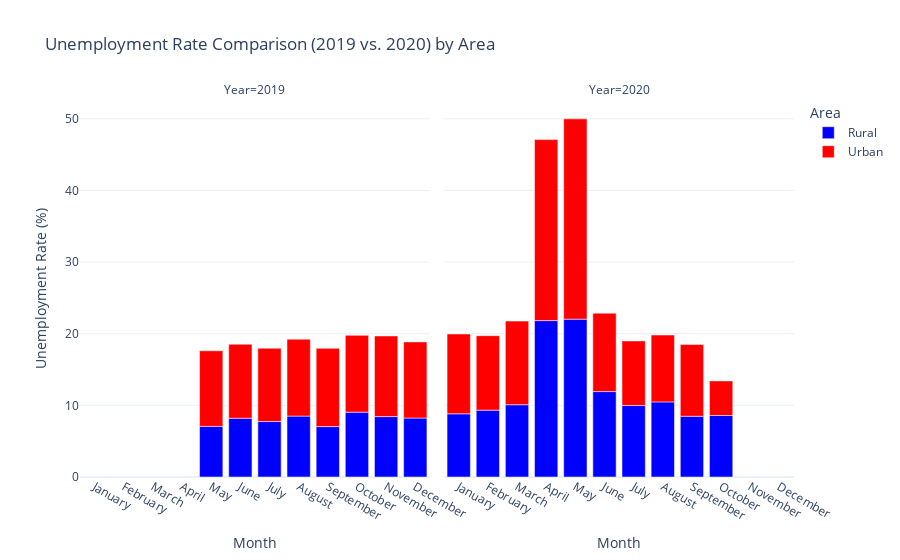

Source (notebook cell):
### Code cell
month_order = ['January', 'February', 'March', 'April', 'May', 'June', 'July', 'August', 'September', 'October', 'November', 'December']

df['Month'] = pd.Categorical(df['Month'], categories=month_order, ordered=True)
df_2019 = df[df['Year'] == 2019]
df_2020 = df[df['Year'] == 2020]

avg_unemployment_2019 = df_2019.groupby(['Month', 'Area'])['Estimated Unemployment Rate'].mean().reset_index()
avg_unemployment_2020 = df_2020.groupby(['Month', 'Area'])['Estimated Unemployment Rate'].mean().reset_index()

avg_unemployment_2019['Year'] = 2019
avg_unemployment_2020['Year'] = 2020

combined_df = pd.concat([avg_unemployment_2019, avg_unemployment_2020], ignore_index=True)

fig = px.bar(combined_df, x='Month', y='Estimated Unemployment Rate', color='Area', facet_col='Year',
             labels={'Estimated Unemployment Rate': 'Unemployment Rate (%)'},
             title='Unemployment Rate Comparison (2019 vs. 2020) by Area',
             color_discrete_map={'Rural': 'blue', 'Urban': 'red'})

fig.update_layout(
    xaxis_title='Month',
    yaxis_title='Unemployment Rate (%)',
    template='plotly_white'
)

fig.show()

### Figure 1 — Plotly figure (JSON) as saved in the notebook; plotly's stock layout.template omitted (floating-point values rounded to 4 significant figures)
{"data": [{"alignmentgroup": "True", "hovertemplate": "Area=Rural<br>Year=2019<br>Month=%{x}<br>Unemployment Rate (%)=%{y}<extra></extra>", "legendgroup": "Rural", "marker": {"color": "blue", "pattern": {"shape": ""}}, "name": "Rural", "offsetgroup": "Rural", "orientation": "v", "showlegend": true, "textposition": "auto", "type": "bar", "x": ["January", "February", "March", "April", "May", "June", "July", "August", "September", "October", "November", "December"], "xaxis": "x", "y": [null, null, null, null, 7.068, 8.201, 7.742, 8.503, 7.037, 9.051, 8.432, 8.234], "yaxis": "y"}, {"alignmentgroup": "True", "hovertemplate": "Area=Rural<br>Year=2020<br>Month=%{x}<br>Unemployment Rate (%)=%{y}<extra></extra>", "legendgroup": "Rural", "marker": {"color": "blue", "pattern": {"shape": ""}}, "name": "Rural", "offsetgroup": "Rural", "orientation": "v", "showlegend": false, "textposition": "auto", "type": "bar", "x": ["January", "February", "March", "April", "May", "June", "July", "August", "September", "October", "November", "December"], "xaxis": "x2", "y": [8.822, 9.333, 10.09, 21.83, 22.03, 11.92, 9.977, 10.48, 8.479, 8.583, null, null], "yaxis": "y2"}, {"alignmentgroup": "True", "hovertemplate": "Area=Urban<br>Year=2019<br>Month=%{x}<br>Unemployment Rate (%)=%{y}<extra></extra>", "legendgroup": "Urban", "marker": {"color": "red", "pattern": {"shape": ""}}, "name": "Urban", "offsetgroup": "Urban", "orientation": "v", "showlegend": true, "textposition": "auto", "type": "bar", "x": ["January", "February", "March", "April", "May", "June", "July", "August", "September", "October", "November", "December"], "xaxis": "x", "y": [null, null, null, null, 10.55, 10.33, 10.23, 10.73, 10.92, 10.72, 11.25, 10.63], "yaxis": "y"}, {"alignmentgroup": "True", "hovertemplate": "Area=Urban<br>Year=2020<br>Month=%{x}<br>Unemployment Rate (%)=%{y}<extra></extra>", "legendgroup": "Urban", "marker": {"color": "red", "pattern": {"shape": ""}}, "name": "Urban", "offsetgroup": "Urban", "orientation": "v", "showlegend": false, "textposition": "auto", "type": "bar", "x": ["January", "February", "March", "April", "May", "June", "July", "August", "September", "October", "November", "December"], "xaxis": "x2", "y": [11.14, 10.39, 11.67, 25.26, 27.95, 10.95, 9.018, 9.332, 10.01, 4.828, null, null], "yaxis": "y2"}], "layout": {"annotations": [{"font": {}, "showarrow": false, "text": "Year=2019", "x": 0.245, "xanchor": "center", "xref": "paper", "y": 1, "yanchor": "bottom", "yref": "paper"}, {"font": {}, "showarrow": false, "text": "Year=2020", "x": 0.755, "xanchor": "center", "xref": "paper", "y": 1, "yanchor": "bottom", "yref": "paper"}], "barmode": "relative", "legend": {"title": {"text": "Area"}, "tracegroupgap": 0}, "title": {"text": "Unemployment Rate Comparison (2019 vs. 2020) by Area"}, "xaxis": {"anchor": "y", "domain": [0, 0.49], "title": {"text": "Month"}}, "xaxis2": {"anchor": "y2", "domain": [0.51, 1], "matches": "x", "title": {"text": "Month"}}, "yaxis": {"anchor": "x", "domain": [0, 1], "title": {"text": "Unemployment Rate (%)"}}, "yaxis2": {"anchor": "x2", "domain": [0, 1], "matches": "y", "showticklabels": false}}}
